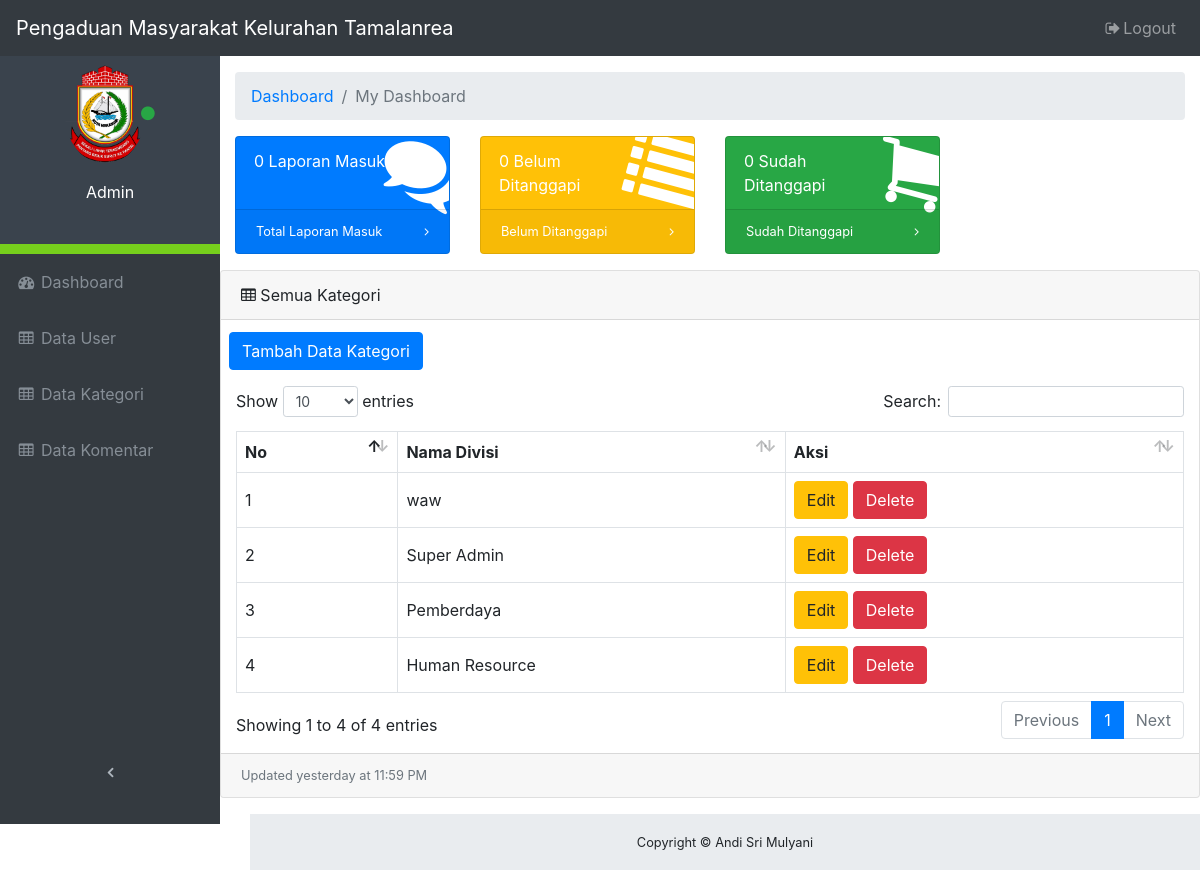
The page /kategori.php on the database its author committed.
### tables this page shows
CREATE TABLE `divisi` (
  `id_divisi` int(11) NOT NULL,
  `nama_divisi` varchar(64) NOT NULL
);

### kategori.php (the view, shortened to what this page needs)
<?php
    require_once("database.php");
    global $total_laporan_masuk, $total_laporan_menunggu, $total_laporan_ditanggapi;
    if ($id_admin > 0) {
        foreach($db->query("SELECT COUNT(*) FROM laporan WHERE laporan.tujuan = $id_admin") as $row) {
            $total_laporan_masuk = $row['COUNT(*)'];
        }
        foreach($db->query("SELECT COUNT(*) FROM laporan WHERE status = \"Ditanggapi\" AND laporan.tujuan = $id_admin") as $row) {
            $total_laporan_ditanggapi = $row['COUNT(*)'];
        }
        foreach($koneksi>query("SELECT COUNT(*) FROM laporan WHERE status = \"Menunggu\" AND laporan.tujuan = $id_admin") as $row) {
            $total_laporan_menunggu = $row['COUNT(*)'];
        }
    } else {
        foreach($koneksi->query("SELECT COUNT(*) FROM laporan") as $row) {
            $total_laporan_masuk = $row['COUNT(*)'];
        }
        foreach($koneksi->query("SELECT COUNT(*) FROM laporan WHERE status = \"Ditanggapi\"") as $row) {
            $total_laporan_ditanggapi = $row['COUNT(*)'];
        }
        foreach($koneksi->query("SELECT COUNT(*) FROM laporan WHERE status = \"Menunggu\"") as $row) {
            $total_laporan_menunggu = $row['COUNT(*)'];
        }
    }
 ?>
<!DOCTYPE html>
<html lang="en">
<head>
    <link href="vendor/bootstrap/css/bootstrap.css" rel="stylesheet">
    <link href="vendor/font-awesome/css/font-awesome.min.css" rel="stylesheet" type="text/css">
    <link href="vendor/datatables/dataTables.bootstrap4.css" rel="stylesheet">
    <link href="css/admin.css" rel="stylesheet">
</head>
<body class="fixed-nav sticky-footer" id="page-top">
    <nav class="navbar navbar-expand-lg navbar-dark bg-dark fixed-top" id="mainNav">
        <a class="navbar-brand" href="index">Pengaduan Masyarakat Kelurahan Tamalanrea</a>
        <div class="collapse navbar-collapse" id="navbarResponsive">
            <ul class="navbar-nav navbar-sidenav sidebar-menu" id="exampleAccordion">
                <li class="sidebar-profile nav-item" data-toggle="tooltip" data-placement="right" title="Admin">
                    <div class="profile-main">
                        <p class="image">
                            <img alt="image" src="user/public/images/logo.png" width="80">
                            <span class="status"><i class="fa fa-circle text-success"></i></span>
                        </p>
                        <p>
                            <span class="">Admin</span><br><br>
                        </p>
                    </div>
                </li>
                <li class="nav-item" data-toggle="tooltip" data-placement="right" title="Dashboard">
                    <a class="nav-link" href="index.php">
                        <i class="fa fa-fw fa-dashboard"></i>
                        <span class="nav-link-text">Dashboard</span>
                    </a>
                </li>
                <li class="nav-item" data-toggle="tooltip" data-placement="right" title="Tables">
                    <a class="nav-link" href="user.php">
                        <i class="fa fa-fw fa-table"></i>
                        <span class="nav-link-text">Data User</span>
                    </a>
                </li>
                <li class="nav-item" data-toggle="tooltip" data-placement="right" title="Tables">
                    <a class="nav-link" href="kategori.php">
                        <i class="fa fa-fw fa-table"></i>
                        <span class="nav-link-text">Data Kategori</span>
                    </a>
                </li>
                <li class="nav-item" data-toggle="tooltip" data-placement="right" title="Tables">
                    <a class="nav-link" href="komentar.php">
                        <i class="fa fa-fw fa-table"></i>
                        <span class="nav-link-text">Data Komentar</span>
                    </a>
                </li>
            </ul>
            <ul class="navbar-nav sidenav-toggler">
                <li class="nav-item">
                    <a class="nav-link text-center" id="sidenavToggler">
                        <i class="fa fa-fw fa-angle-left"></i>
                    </a>
                </li>
            </ul>
            <ul class="navbar-nav ml-auto">
                <li class="nav-item">
                    <a class="nav-link" data-toggle="modal" data-target="#exampleModal">
                        <i class="fa fa-fw fa-sign-out"></i>Logout
                    </a>
                </li>
            </ul>
        </div>
    </nav>
    <div class="content-wrapper">
        <div class="container-fluid">
            <ol class="breadcrumb">
                <li class="breadcrumb-item">
                    <a href="index.php">Dashboard</a>
                </li>
                <li class="breadcrumb-item active">My Dashboard</li>
            </ol>
            <div class="row">
                <div class="col-xl-3 col-sm-6 mb-3">
                    <div class="card text-white bg-primary o-hidden h-100">
                        <div class="card-body">
                            <div class="card-body-icon">
                                <i class="fa fa-fw fa-comments"></i>
                            </div>
                            <div class="mr-5"><?php echo $total_laporan_masuk; ?> Laporan Masuk</div>
                        </div>
                        <a class="card-footer text-white clearfix small z-1" href="#">
                            <span class="float-left">Total Laporan Masuk</span>
                            <span class="float-right">
                                <i class="fa fa-angle-right"></i>
                            </span>
                        </a>
                    </div>
                </div>
                <div class="col-xl-3 col-sm-6 mb-3">
                    <div class="card text-white bg-warning o-hidden h-100">
                        <div class="card-body">
                            <div class="card-body-icon">
                                <i class="fa fa-fw fa-list"></i>
                            </div>
                            <div class="mr-5"><?php echo $total_laporan_menunggu; ?> Belum Ditanggapi</div>
                        </div>
                        <a class="card-footer text-white clearfix small z-1" href="#">
                            <span class="float-left">Belum Ditanggapi</span>
                            <span class="float-right">
                                <i class="fa fa-angle-right"></i>
                            </span>
                        </a>
                    </div>
                </div>
                <div class="col-xl-3 col-sm-6 mb-3">
                    <div class="card text-white bg-success o-hidden h-100">
                        <div class="card-body">
                            <div class="card-body-icon">
                                <i class="fa fa-fw fa-shopping-cart"></i>
                            </div>
                            <div class="mr-5"><?php echo $total_laporan_ditanggapi; ?> Sudah Ditanggapi</div>
                        </div>
                        <a class="card-footer text-white clearfix small z-1" href="#">
                            <span class="float-left">Sudah Ditanggapi</span>
                            <span class="float-right">
                                <i class="fa fa-angle-right"></i>
                            </span>
                        </a>
                    </div>
                </div>
                </div>
            </div>
            <div class="card mb-3">
                <div class="card-header">
                    <i class="fa fa-table"></i> Semua Kategori
                </div>
                <div class="card-body">
                    <a href="create_kategori.php" class="btn btn-primary mb-3 mx-2">Tambah Data Kategori</a>
                    <div class="table-responsive">
                        <table class="table table-bordered" id="dataTable" width="100%" cellspacing="0">
                            <thead>
                                <tr>
                                    <th>No</th>
                                    <th>Nama Divisi</th>
                                    <th>Aksi</th>
                                </tr>
                            </thead>
                            <tbody>
                                <?php
                                $statement = $koneksi->query("SELECT * FROM divisi ORDER BY nama_divisi DESC");
                                $no = 1;
                            foreach ($statement as $key ) {
                                ?>
                                <tr>
                                    <td><?php echo $no++ ?></td>
                                    <td><?php echo $key['nama_divisi']; ?></td>
                                    <td>
                                        <a class="btn btn-warning" href="edit-kategori.php?edit&id=<?= $key['id_divisi'] ?>">Edit</a>
                                        <a class="btn btn-danger" href="?action=delete&id=<?= $key['id_divisi'] ?>" onclick="return confirm('Are you sure you want to delete this item?')">Delete</a>
                                    </td>
                                </tr>
                                <?php
                            }
                            ?>
                            </tbody>
                        </table>
                    </div>
                </div>
                <div class="card-footer small text-muted">Updated yesterday at 11:59 PM</div>
            </div>
        </div>
        <footer class="sticky-footer">
            <div class="container">
                <div class="text-center">
                    <small>Copyright © Andi Sri Mulyani</small>
                </div>
            </div>
        </footer>
</body>
</html>

### css/admin.css (style rules this page uses)
html { position: relative; min-height: 100%; }
body { overflow-x: hidden; }
body.sticky-footer { margin-bottom: 56px; }
body.sticky-footer .content-wrapper { min-height: calc(100vh - 56px - 56px); }
body.fixed-nav { padding-top: 56px; }
.content-wrapper { min-height: calc(100vh - 56px); padding-top: 1rem; }
.o-hidden { overflow: hidden !important; }
.z-1 { z-index: 1; }
#mainNav .navbar-collapse { overflow: auto; max-height: 75vh; }
#mainNav .navbar-collapse .navbar-nav .nav-item .nav-link { cursor: pointer; }
#mainNav .navbar-collapse .sidenav-toggler { display: none; }
@media (min-width: 992px) { #mainNav .navbar-brand { width: 250px; } }
@media (min-width: 992px) { #mainNav .navbar-collapse { overflow: visible; max-height: none; } }
@media (min-width: 992px) { #mainNav .navbar-collapse .navbar-sidenav { position: absolute; top: 0; left: 0; -webkit-flex-direction: column; -ms-flex-direction: column; flex-direction: column; margin-top: 56px; } }
@media (min-width: 992px) { #mainNav .navbar-collapse .navbar-sidenav > .nav-item { width: 220px; padding: 0; } }
@media (min-width: 992px) { #mainNav .navbar-collapse .navbar-sidenav > .nav-item > .nav-link { padding: 1em; } }
#mainNav.fixed-top .sidenav-toggler { display: none; }
@media (min-width: 992px) { #mainNav.fixed-top .navbar-sidenav { height: calc(110vh - 112px); } }
@media (min-width: 992px) { #mainNav.fixed-top .sidenav-toggler { position: absolute; top: 0; left: 0; display: flex; -webkit-flex-direction: column; -ms-flex-direction: column; flex-direction: column; margin-top: calc(100vh - 56px); } }
@media (min-width: 992px) { #mainNav.fixed-top .sidenav-toggler > .nav-item { width: 220px; padding: 0; } }
@media (min-width: 992px) { #mainNav.fixed-top .sidenav-toggler > .nav-item > .nav-link { padding: 1em; } }
#mainNav.fixed-top.navbar-dark .sidenav-toggler a i { color: #adb5bd; }
.content-wrapper { overflow-x: hidden; background: white; }
@media (min-width: 992px) { .content-wrapper { margin-left: 220px; } }
#sidenavToggler i { font-weight: 800; }
#mainNav.navbar-dark .navbar-collapse .navbar-sidenav > .nav-item > .nav-link { color: #868e96; }
@media (min-width: 992px) { #mainNav.navbar-dark .navbar-collapse .navbar-sidenav { background: #343a40; } }
.card-body-icon { position: absolute; z-index: 0; top: -25px; right: -25px; font-size: 5rem; -webkit-transform: rotate(15deg); -ms-transform: rotate(15deg); transform: rotate(15deg); }
footer.sticky-footer { position: absolute; right: 0; bottom: 0; width: 100%; height: 56px; background-color: #e9ecef; line-height: 55px; }
@media (min-width: 992px) { footer.sticky-footer { width: calc(100% - 250px); } }
ul.sidebar-menu li.sidebar-profile { background-color: #3A434D; padding: 10px; color: #fff; text-align: center; border-bottom: 10px solid #76CF1C; }
ul.sidebar-menu li.sidebar-profile .image img { border-radius: 60%; }
ul.sidebar-menu li.sidebar-profile .status { margin-top: -10px; font-size: 7; margin-left: -9px; }
ul.sidebar-menu li.sidebar-profile .profile-main { margin-top: 8px; }

### rows shown on the page
divisi: nama_divisi "waw"
divisi: nama_divisi "Super Admin"
divisi: nama_divisi "Pemberdaya"
divisi: nama_divisi "Human Resource"

### other values the page prints
$total_laporan_masuk "0"
$total_laporan_menunggu "0"
$total_laporan_ditanggapi "0"
